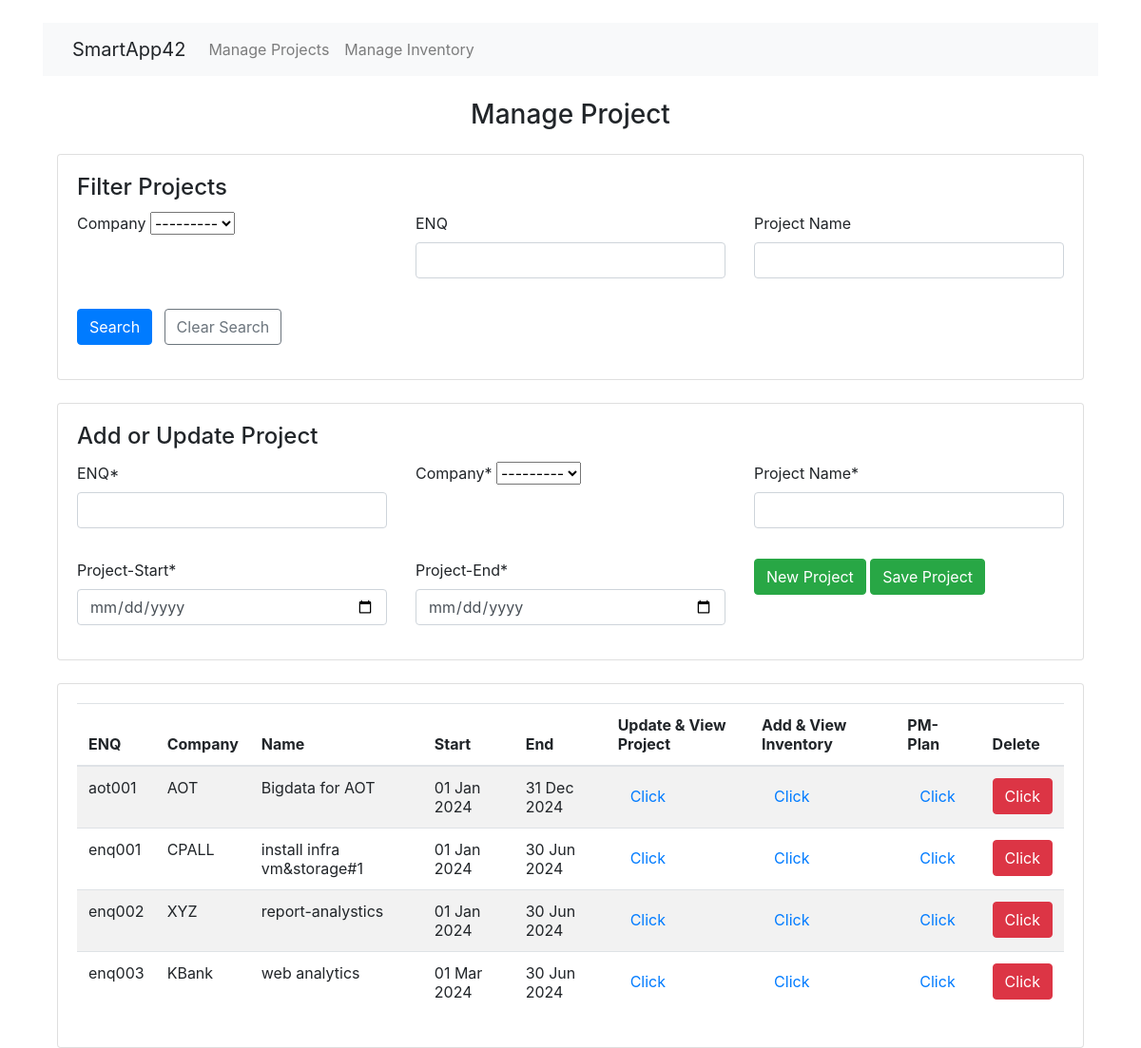
The page / on the database its author committed.
### app/models.py (models this page shows, shortened)
class Project(models.Model):
    enq_id=models.CharField('ENQ',max_length=100,unique=True)
    project_name=models.CharField('Project Name',max_length=255)
    company=models.ForeignKey(Company,on_delete=models.CASCADE)
    is_dummy=models.BooleanField("Is Dummy" ,default=False)
    project_start = models.DateField( verbose_name= 'Project-Start')
    project_end = models.DateField(verbose_name= 'Project-End')
    updated_at = models.DateTimeField(auto_now=True, verbose_name="Update At")
    class Meta:
        ordering = ['enq_id']

class Company(models.Model):
    company_name = models.CharField('Company Name', max_length=255,unique=True )
    is_customer =models.BooleanField('Is Customer',default=True)
    is_subcontractor = models.BooleanField('Is Sub Contractor', default=False)
    is_managed_by_admin=models.BooleanField('Is Managed By Admin', default=False)
    def __str__(self):
        return f'{self.company_name}'
    class Meta:
        ordering = ['company_name']

### app/views.py (the view, shortened to what this page needs)
# urls.py: path('', views.manage_project, name='manage_project'),
def manage_project(request, id=0):
    if request.method == "GET":
        if id == 0:
            form = ProjectForm()
        else:
            project = get_object_or_404(Project, id=id)
            form = ProjectForm(instance=project)
    projectList = Project.objects.prefetch_related('company').all()
    projectFilter = ProjectFilter(request.GET, queryset=projectList)
    if projectFilter.form.is_valid():
        projectList = projectFilter.qs
    context = {'form': form, 'projectList': projectList, 'projectFilter': projectFilter}
    return render(request, 'app/project_manage.html', context)

### app/forms.py
class ProjectForm(forms.ModelForm):
    class Meta:
        model=Project
        fields ='__all__'
        widgets = {
            'project_name': forms.TextInput(attrs={'size':100}),
            'project_start': MyDateInput(format=["%Y-%m-%dT%H:%M", "%Y-%m-%d %H:%M"], ),
            'project_end': MyDateInput(format=["%Y-%m-%dT%H:%M", "%Y-%m-%d %H:%M"], ),
        }

### app/filters.py (called while the page is built, shortened)
def company_for_project_by_role(request):
    if request is None:
        return Company.objects.all()
    elif request.user.is_superuser:
        return Company.objects.filter(is_customer=True)

### app/templates/app/project_manage.html (shortened to what this page needs)
{% extends "app/base.html" %}
{% load crispy_forms_tags %}
{% block content %}
  {% include "app/includes/navigation_bar.html" %}
  <div class="container mt-4">
    <h3 class="text-center">Manage Project</h3>
    <div class="card my-4">
      <div class="card-body">
        <h4 class="card-title">Filter Projects</h4>
        <form action="" method="get" autocomplete="off">
          <div class="row">
            <div class="col-md-4">{{ projectFilter.form.company | as_crispy_field }}</div>
            <div class="col-md-4">{{ projectFilter.form.enq_id | as_crispy_field }}</div>
            <div class="col-md-4">{{ projectFilter.form.project_name | as_crispy_field }}</div>
          </div>
          <div class="row mt-3">
            <div class="col-md-12">
              <button class="btn btn-primary" type="submit">Search</button>
              <a href="{% url 'manage_project' %}" class="btn btn-outline-secondary ml-2">Clear Search</a>
            </div>
          </div>
        </form>
      </div>
    </div>
    <form action="" method="post" autocomplete="off">
      <div class="card my-4">
        <div class="card-body">
          <h4 class="card-title">Add or Update Project</h4>
          <div class="row">
            <div class="col-md-4">{{ form.enq_id | as_crispy_field }}</div>
            <div class="col-md-4">{{ form.company | as_crispy_field }}</div>
            <div class="col-md-4">{{ form.project_name | as_crispy_field }}</div>
          </div>
          <div class="row mt-3">
            <div class="col-md-4">{{ form.project_start | as_crispy_field }}</div>
            <div class="col-md-4">{{ form.project_end | as_crispy_field }}</div>
            <div class="col-md-4">
              <a href="{% url 'manage_project' %}" class="btn btn-success">New Project</a>
              <input type="submit" value="Save Project" class="btn btn-success"
                     onclick="return confirm('Do you want to add/update project ?')">
            </div>
          </div>
        </div>
      </div>
    </form>
    {% if projectList %}
      <div class="card">
        <div class="card-body">
          <div class="table-responsive">
            <table class="table table-striped table-hover">
              <thead>
                <tr>
                  <th scope="col">ENQ</th>
                  <th scope="col">Company</th>
                  <th scope="col">Name</th>
                  <th scope="col">Start</th>
                  <th scope="col">End</th>
                  <th scope="col">Update & View Project</th>
                  <th scope="col">Add & View Inventory</th>
                  <th scope="col">PM-Plan</th>
                  <th scope="col">Delete</th>
                </tr>
              </thead>
              <tbody>
                {% for project in projectList %}
                  <tr>
                    <td>{{ project.enq_id }}</td>
                    <td>{{ project.company.company_name }}</td>
                    <td>{{ project.project_name }}</td>
                    <td>{{ project.project_start | date:"d M Y" }}</td>
                    <td>{{ project.project_end | date:"d M Y" }}</td>
                    <td>
                      <a href="{% url 'manage_project' project.id %}" class="btn btn-link">Click</a>
                    </td>
                    <td>
                      <a href="{% url 'add_inventory' project.id %}" class="btn btn-link" target="_blank">Click</a>
                    </td>
                    <td>
                      <a href="" class="btn btn-link">Click</a>
                    </td>
                    <td>
                      <a href="{% url 'delete_project' project.id %}" class="btn btn-danger"
                         onclick="return confirm('Do you carefully review project info before deleting?')">Click</a>
                    </td>
                  </tr>
                {% endfor %}
              </tbody>
            </table>
          </div>
        </div>
      </div>
    {% else %}
      <div class="alert alert-info" role="alert">
        No projects found.
      </div>
    {% endif %}
  </div>
{% endblock %}

### app/templates/app/base.html (shortened to what this page needs)
﻿<!doctype html>
<html lang="en">
  <head>
    {% load static %}
    <link rel="stylesheet" href="https://stackpath.bootstrapcdn.com/bootstrap/4.1.3/css/bootstrap.min.css">
  </head>
  <body>
    <div class="container body-content">
      <div class="row justify-content-center">
        <div class="col-xl-12">
          {% block content %}
          {% endblock %}
        </div>
      </div>
    </div>
  </body>
</html>

### app/templates/app/includes/navigation_bar.html (shortened to what this page needs)
<nav class="navbar navbar-expand-lg navbar-light bg-light">
    <div class="container">
      <a class="navbar-brand" >SmartApp42</a>
      <div class="collapse navbar-collapse" id="navbarSupportedContent">
        <ul class="navbar-nav mr-auto">
          <li class="nav-item">
            <a class="nav-link" href="{% url 'manage_project' %}">Manage Projects</a>
          </li>
          <li class="nav-item">
            <a class="nav-link" href="{% url 'manage_inventory' %}">Manage Inventory</a>
          </li>
        </ul>
      </div>
    </div>
  </nav>

### rows shown on the page
Project: enq_id "aot001", company.company_name "AOT", project_name "Bigdata for AOT", project_start "01 Jan 2024", project_end "31 Dec 2024"
Project: enq_id "enq001", company.company_name "CPALL", project_name "install infra vm&storage#1", project_start "01 Jan 2024", project_end "30 Jun 2024"
Project: enq_id "enq002", company.company_name "XYZ", project_name "report-analystics", project_start "01 Jan 2024", project_end "30 Jun 2024"
Project: enq_id "enq003", company.company_name "KBank", project_name "web analytics", project_start "01 Mar 2024", project_end "30 Jun 2024"
